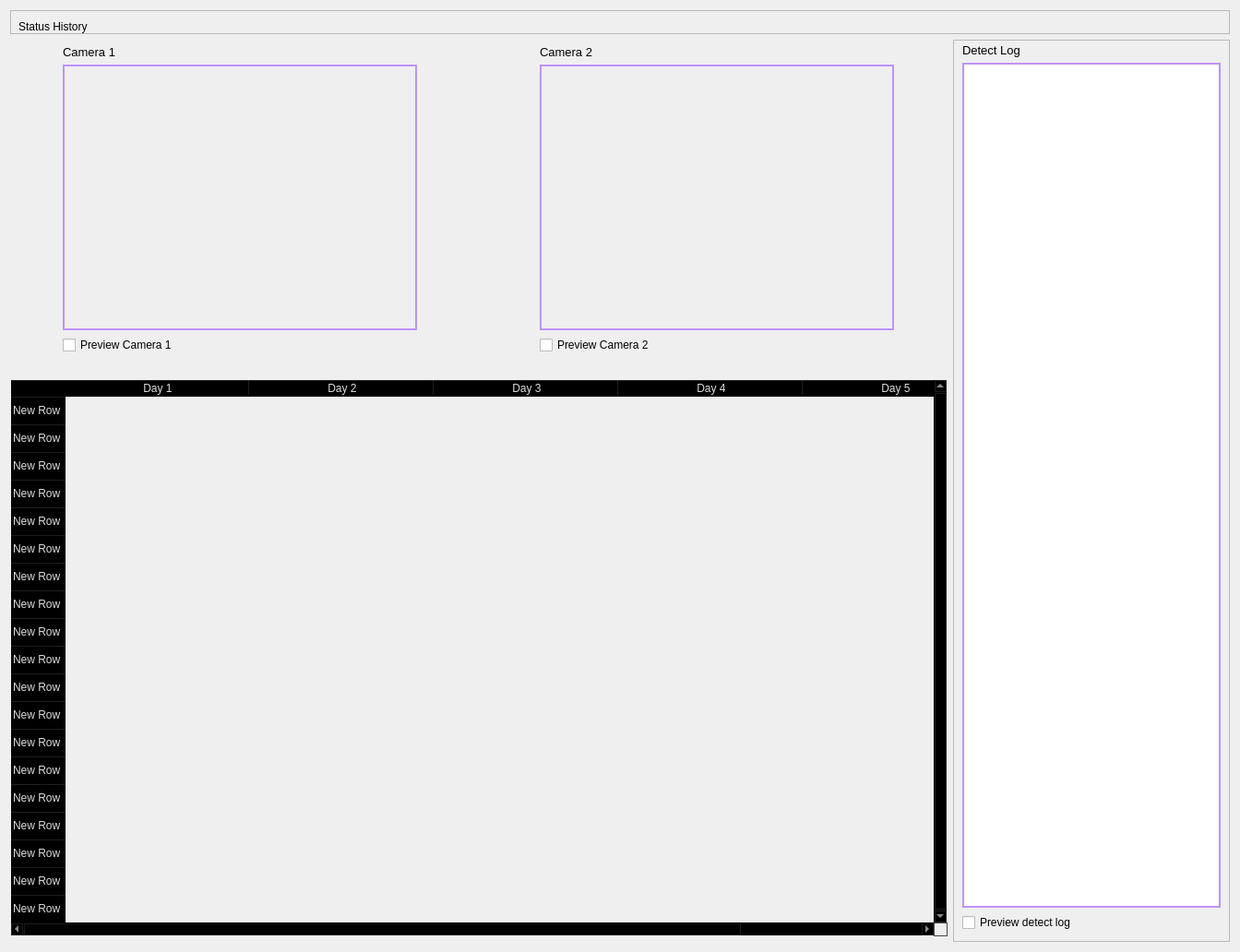
                     <widget class="QWidget" name="Status">
                      <property name="styleSheet">
                       <string notr="true"/>
                      </property>
                      <layout class="QGridLayout" name="gridLayout_3">
                       <item row="1" column="0">
                        <widget class="QWidget" name="row_8" native="true">
                         <property name="sizePolicy">
                          <sizepolicy hsizetype="Expanding" vsizetype="Expanding">
                           <horstretch>0</horstretch>
                           <verstretch>0</verstretch>
                          </sizepolicy>
                         </property>
                         <property name="minimumSize">
                          <size>
                           <width>0</width>
                           <height>350</height>
                          </size>
                         </property>
                         <property name="maximumSize">
                          <size>
                           <width>16777215</width>
                           <height>16777215</height>
                          </size>
                         </property>
                         <property name="layoutDirection">
                          <enum>Qt::LeftToRight</enum>
                         </property>
                         <property name="autoFillBackground">
                          <bool>false</bool>
                         </property>
                         <property name="styleSheet">
                          <string notr="true">/*border: 1px solid #73AD21;*/</string>
                         </property>
                         <layout class="QGridLayout" name="gridLayout_9">
                          <property name="leftMargin">
                           <number>9</number>
                          </property>
                          <property name="topMargin">
                           <number>0</number>
                          </property>
                          <property name="rightMargin">
                           <number>9</number>
                          </property>
                          <property name="bottomMargin">
                           <number>0</number>
                          </property>
                          <property name="horizontalSpacing">
                           <number>85</number>
                          </property>
                          <property name="verticalSpacing">
                           <number>0</number>
                          </property>
                          <item row="0" column="1">
                           <widget class="QLabel" name="labelBoxBlenderInstalation_10">
                            <property name="sizePolicy">
                             <sizepolicy hsizetype="Preferred" vsizetype="Fixed">
                              <horstretch>0</horstretch>
                              <verstretch>0</verstretch>
                             </sizepolicy>
                            </property>
                            <property name="font">
                             <font>
                              <pointsize>10</pointsize>
                              <italic>false</italic>
                              <bold>false</bold>
                             </font>
                            </property>
                            <property name="styleSheet">
                             <string notr="true"/>
                            </property>
                            <property name="text">
                             <string>Camera 2</string>
                            </property>
                           </widget>
                          </item>
                          <item row="0" column="0">
                           <widget class="QLabel" name="labelBoxBlenderInstalation_7">
                            <property name="sizePolicy">
                             <sizepolicy hsizetype="Preferred" vsizetype="Fixed">
                              <horstretch>0</horstretch>
                              <verstretch>0</verstretch>
                             </sizepolicy>
                            </property>
                            <property name="font">
                             <font>
                              <pointsize>10</pointsize>
                              <italic>false</italic>
                              <bold>false</bold>
                             </font>
                            </property>
                            <property name="styleSheet">
                             <string notr="true"/>
                            </property>
                            <property name="text">
                             <string>Camera 1</string>
                            </property>
                           </widget>
                          </item>
                          <item row="3" column="0">
                           <widget class="QCheckBox" name="pre_cam_1">
                            <property name="maximumSize">
                             <size>
                              <width>16777215</width>
                              <height>16777215</height>
                             </size>
                            </property>
                            <property name="text">
                             <string>Preview Camera 1</string>
                            </property>
                           </widget>
                          </item>
                          <item row="2" column="0">
                           <widget class="QFrame" name="Camera_Frame_1">
                            <property name="minimumSize">
                             <size>
                              <width>384</width>
                              <height>288</height>
                             </size>
                            </property>
                            <property name="maximumSize">
                             <size>
                              <width>384</width>
                              <height>288</height>
                             </size>
                            </property>
                            <property name="styleSheet">
                             <string notr="true">border: 2px solid #bd93f9;
background-position: center;
background-repeat: no-repeat;
background-image: url(:/images/images/images/PyDracula.png)

</string>
                            </property>
                            <property name="frameShape">
                             <enum>QFrame::StyledPanel</enum>
                            </property>
                            <property name="frameShadow">
                             <enum>QFrame::Raised</enum>
                            </property>
                            <layout class="QVBoxLayout" name="Camera_Frame_1_Layout">
                             <property name="spacing">
                              <number>0</number>
                             </property>
                             <property name="leftMargin">
                              <number>0</number>
                             </property>
                             <property name="topMargin">
                              <number>0</number>
                             </property>
                             <property name="rightMargin">
                              <number>0</number>
                             </property>
                             <property name="bottomMargin">
                              <number>0</number>
                             </property>
                            </layout>
                           </widget>
                          </item>
                          <item row="3" column="1">
                           <widget class="QCheckBox" name="pre_cam_2">
                            <property name="maximumSize">
                             <size>
                              <width>16777215</width>
                              <height>16777215</height>
                             </size>
                            </property>
                            <property name="text">
                             <string>Preview Camera 2</string>
                            </property>
                           </widget>
                          </item>
                          <item row="2" column="1">
                           <widget class="QFrame" name="Camera_Frame_2">
                            <property name="minimumSize">
                             <size>
                              <width>384</width>
                              <height>288</height>
                             </size>
                            </property>
                            <property name="maximumSize">
                             <size>
                              <width>384</width>
                              <height>288</height>
                             </size>
                            </property>
                            <property name="styleSheet">
                             <string notr="true">border: 2px solid #bd93f9;
background-position: center;
background-repeat: no-repeat;
background-image: url(:/images/images/images/PyDracula.png)

</string>
                            </property>
                            <property name="frameShape">
                             <enum>QFrame::StyledPanel</enum>
                            </property>
                            <property name="frameShadow">
                             <enum>QFrame::Raised</enum>
                            </property>
                            <layout class="QVBoxLayout" name="Camera_Frame_1_Layout_3">
                             <property name="spacing">
                              <number>0</number>
                             </property>
                             <property name="leftMargin">
                              <number>0</number>
                             </property>
                             <property name="topMargin">
                              <number>0</number>
                             </property>
                             <property name="rightMargin">
                              <number>0</number>
                             </property>
                             <property name="bottomMargin">
                              <number>0</number>
                             </property>
                            </layout>
                           </widget>
                          </item>
                         </layout>
                        </widget>
                       </item>
                       <item row="0" column="0" colspan="2">
                        <widget class="QFrame" name="row_7">
                         <property name="frameShape">
                          <enum>QFrame::StyledPanel</enum>
                         </property>
                         <property name="frameShadow">
                          <enum>QFrame::Raised</enum>
                         </property>
                         <layout class="QVBoxLayout" name="verticalLayout_36">
                          <property name="spacing">
                           <number>0</number>
                          </property>
                          <property name="leftMargin">
                           <number>8</number>
                          </property>
                          <property name="topMargin">
                           <number>10</number>
                          </property>
                          <property name="rightMargin">
                           <number>11</number>
                          </property>
                          <property name="bottomMargin">
                           <number>0</number>
                          </property>
                          <item>
                           <widget class="QLabel" name="label_3">
                            <property name="text">
                             <string>Status History</string>
                            </property>
                           </widget>
                          </item>
                         </layout>
                        </widget>
                       </item>
                       <item row="4" column="0">
                        <widget class="QTableWidget" name="Status_Widgets">
                         <property name="sizePolicy">
                          <sizepolicy hsizetype="Expanding" vsizetype="Expanding">
                           <horstretch>0</horstretch>
                           <verstretch>0</verstretch>
                          </sizepolicy>
                         </property>
                         <property name="palette">
                          <palette>
                           <active>
                            <colorrole role="WindowText">
                             <brush brushstyle="SolidPattern">
                              <color alpha="255">
                               <red>221</red>
                               <green>221</green>
                               <blue>221</blue>
                              </color>
                             </brush>
                            </colorrole>
                            <colorrole role="Button">
                             <brush brushstyle="SolidPattern">
                              <color alpha="0">
                               <red>0</red>
                               <green>0</green>
                               <blue>0</blue>
                              </color>
                             </brush>
                            </colorrole>
                            <colorrole role="Text">
                             <brush brushstyle="SolidPattern">
                              <color alpha="255">
                               <red>221</red>
                               <green>221</green>
                               <blue>221</blue>
                              </color>
                             </brush>
                            </colorrole>
                            <colorrole role="ButtonText">
                             <brush brushstyle="SolidPattern">
                              <color alpha="255">
                               <red>221</red>
                               <green>221</green>
                               <blue>221</blue>
                              </color>
                             </brush>
                            </colorrole>
                            <colorrole role="Base">
                             <brush brushstyle="NoBrush">
                              <color alpha="255">
                               <red>0</red>
                               <green>0</green>
                               <blue>0</blue>
                              </color>
                             </brush>
                            </colorrole>
                            <colorrole role="Window">
                             <brush brushstyle="SolidPattern">
                              <color alpha="0">
                               <red>0</red>
                               <green>0</green>
                               <blue>0</blue>
                              </color>
                             </brush>
                            </colorrole>
                            <colorrole role="PlaceholderText">
                             <brush brushstyle="SolidPattern">
                              <color alpha="255">
                               <red>221</red>
                               <green>221</green>
                               <blue>221</blue>
                              </color>
                             </brush>
                            </colorrole>
                           </active>
                           <inactive>
                            <colorrole role="WindowText">
                             <brush brushstyle="SolidPattern">
                              <color alpha="255">
                               <red>221</red>
                               <green>221</green>
                               <blue>221</blue>
                              </color>
                             </brush>
                            </colorrole>
                            <colorrole role="Button">
                             <brush brushstyle="SolidPattern">
                              <color alpha="0">
                               <red>0</red>
                               <green>0</green>
                               <blue>0</blue>
                              </color>
                             </brush>
                            </colorrole>
                            <colorrole role="Text">
                             <brush brushstyle="SolidPattern">
                              <color alpha="255">
                               <red>221</red>
                               <green>221</green>
                               <blue>221</blue>
                              </color>
                             </brush>
                            </colorrole>
                            <colorrole role="ButtonText">
                             <brush brushstyle="SolidPattern">
                              <color alpha="255">
                               <red>221</red>
                               <green>221</green>
                               <blue>221</blue>
                              </color>
                             </brush>
                            </colorrole>
                            <colorrole role="Base">
                             <brush brushstyle="NoBrush">
                              <color alpha="255">
                               <red>0</red>
                               <green>0</green>
                               <blue>0</blue>
                              </color>
                             </brush>
                            </colorrole>
                            <colorrole role="Window">
                             <brush brushstyle="SolidPattern">
                              <color alpha="0">
                               <red>0</red>
                               <green>0</green>
                               <blue>0</blue>
                              </color>
                             </brush>
                            </colorrole>
                            <colorrole role="PlaceholderText">
                             <brush brushstyle="SolidPattern">
                              <color alpha="255">
                               <red>221</red>
                               <green>221</green>
                               <blue>221</blue>
                              </color>
                             </brush>
                            </colorrole>
                           </inactive>
                           <disabled>
                            <colorrole role="WindowText">
                             <brush brushstyle="SolidPattern">
                              <color alpha="255">
                               <red>221</red>
                               <green>221</green>
                               <blue>221</blue>
                              </color>
                             </brush>
                            </colorrole>
                            <colorrole role="Button">
                             <brush brushstyle="SolidPattern">
                              <color alpha="0">
                               <red>0</red>
                               <green>0</green>
                               <blue>0</blue>
                              </color>
                             </brush>
                            </colorrole>
                            <colorrole role="Text">
                             <brush brushstyle="SolidPattern">
                              <color alpha="255">
                               <red>221</red>
                               <green>221</green>
                               <blue>221</blue>
                              </color>
                             </brush>
                            </colorrole>
                            <colorrole role="ButtonText">
                             <brush brushstyle="SolidPattern">
                              <color alpha="255">
                               <red>221</red>
                               <green>221</green>
                               <blue>221</blue>
                              </color>
                             </brush>
                            </colorrole>
                            <colorrole role="Base">
                             <brush brushstyle="NoBrush">
                              <color alpha="255">
                               <red>0</red>
                               <green>0</green>
                               <blue>0</blue>
                              </color>
                             </brush>
                            </colorrole>
                            <colorrole role="Window">
                             <brush brushstyle="SolidPattern">
                              <color alpha="0">
                               <red>0</red>
                               <green>0</green>
                               <blue>0</blue>
                              </color>
                             </brush>
                            </colorrole>
                            <colorrole role="PlaceholderText">
                             <brush brushstyle="SolidPattern">
                              <color alpha="255">
                               <red>221</red>
                               <green>221</green>
                               <blue>221</blue>
                              </color>
                             </brush>
                            </colorrole>
                           </disabled>
                          </palette>
                         </property>
                         <property name="frameShape">
                          <enum>QFrame::StyledPanel</enum>
                         </property>
                         <property name="verticalScrollBarPolicy">
                          <enum>Qt::ScrollBarAlwaysOn</enum>
                         </property>
                         <property name="sizeAdjustPolicy">
                          <enum>QAbstractScrollArea::AdjustToContents</enum>
                         </property>
                         <property name="editTriggers">
                          <set>QAbstractItemView::NoEditTriggers</set>
                         </property>
                         <property name="selectionMode">
                          <enum>QAbstractItemView::SingleSelection</enum>
                         </property>
                         <property name="selectionBehavior">
                          <enum>QAbstractItemView::SelectRows</enum>
                         </property>
                         <property name="showGrid">
                          <bool>true</bool>
                         </property>
                         <property name="gridStyle">
                          <enum>Qt::SolidLine</enum>
                         </property>
                         <property name="sortingEnabled">
                          <bool>false</bool>
                         </property>
                         <attribute name="horizontalHeaderVisible">
                          <bool>true</bool>
                         </attribute>
                         <attribute name="horizontalHeaderCascadingSectionResizes">
                          <bool>false</bool>
                         </attribute>
                         <attribute name="horizontalHeaderDefaultSectionSize">
                          <number>200</number>
                         </attribute>
                         <attribute name="horizontalHeaderShowSortIndicator" stdset="0">
                          <bool>false</bool>
                         </attribute>
                         <attribute name="horizontalHeaderStretchLastSection">
                          <bool>true</bool>
                         </attribute>
                         <attribute name="verticalHeaderCascadingSectionResizes">
                          <bool>false</bool>
                         </attribute>
                         <attribute name="verticalHeaderHighlightSections">
                          <bool>false</bool>
                         </attribute>
                         <attribute name="verticalHeaderShowSortIndicator" stdset="0">
                          <bool>false</bool>
                         </attribute>
                         <attribute name="verticalHeaderStretchLastSection">
                          <bool>false</bool>
                         </attribute>
                         <row>
                          <property name="text">
                           <string>New Row</string>
                          </property>
                         </row>
                         <row>
                          <property name="text">
                           <string>New Row</string>
                          </property>
                         </row>
                         <row>
                          <property name="text">
                           <string>New Row</string>
                          </property>
                         </row>
                         <row>
                          <property name="text">
                           <string>New Row</string>
                          </property>
                         </row>
                         <row>
                          <property name="text">
                           <string>New Row</string>
                          </property>
                         </row>
                         <row>
                          <property name="text">
                           <string>New Row</string>
                          </property>
                         </row>
                         <row>
                          <property name="text">
                           <string>New Row</string>
                          </property>
                         </row>
                         <row>
                          <property name="text">
                           <string>New Row</string>
                          </property>
                         </row>
                         <row>
                          <property name="text">
                           <string>New Row</string>
                          </property>
                         </row>
                         <row>
                          <property name="text">
                           <string>New Row</string>
                          </property>
                         </row>
                         <row>
                          <property name="text">
                           <string>New Row</string>
                          </property>
                         </row>
                         <row>
                          <property name="text">
                           <string>New Row</string>
                          </property>
                         </row>
                         <row>
                          <property name="text">
                           <string>New Row</string>
                          </property>
                         </row>
                         <row>
                          <property name="text">
                           <string>New Row</string>
                          </property>
                         </row>
                         <row>
                          <property name="text">
                           <string>New Row</string>
                          </property>
                         </row>
                         <row>
                          <property name="text">
                           <string>New Row</string>
                          </property>
                         </row>
                         <row>
                          <property name="text">
                           <string>New Row</string>
                          </property>
                         </row>
                         <row>
                          <property name="text">
                           <string>New Row</string>
                          </property>
                         </row>
                         <row>
                          <property name="text">
                           <string>New Row</string>
                          </property>
                         </row>
                         <column>
                          <property name="text">
                           <string>Day 1</string>
                          </property>
                         </column>
                         <column>
                          <property name="text">
                           <string>Day 2</string>
                          </property>
                         </column>
                         <column>
                          <property name="text">
                           <string>Day 3</string>
                          </property>
                         </column>
                         <column>
                          <property name="text">
                           <string>Day 4</string>
                          </property>
                         </column>
                         <column>
                          <property name="text">
                           <string>Day 5</string>
                          </property>
                         </column>
                        </widget>
                       </item>
                       <item row="1" column="1" rowspan="5">
                        <widget class="QFrame" name="frame_2">
                         <property name="sizePolicy">
                          <sizepolicy hsizetype="Fixed" vsizetype="Preferred">
                           <horstretch>0</horstretch>
                           <verstretch>0</verstretch>
                          </sizepolicy>
                         </property>
                         <property name="minimumSize">
                          <size>
                           <width>300</width>
                           <height>0</height>
                          </size>
                         </property>
                         <property name="maximumSize">
                          <size>
                           <width>300</width>
                           <height>16777215</height>
                          </size>
                         </property>
                         <property name="frameShape">
                          <enum>QFrame::StyledPanel</enum>
                         </property>
                         <property name="frameShadow">
                          <enum>QFrame::Raised</enum>
                         </property>
                         <layout class="QVBoxLayout" name="verticalLayout_28">
                          <property name="spacing">
                           <number>6</number>
                          </property>
                          <property name="topMargin">
                           <number>3</number>
                          </property>
                          <property name="bottomMargin">
                           <number>10</number>
                          </property>
                          <item>
                           <widget class="QLabel" name="labelBoxBlenderInstalation_8">
                            <property name="sizePolicy">
                             <sizepolicy hsizetype="Preferred" vsizetype="Fixed">
                              <horstretch>0</horstretch>
                              <verstretch>0</verstretch>
                             </sizepolicy>
                            </property>
                            <property name="font">
                             <font>
                              <pointsize>10</pointsize>
                              <italic>false</italic>
                              <bold>false</bold>
                             </font>
                            </property>
                            <property name="styleSheet">
                             <string notr="true"/>
                            </property>
                            <property name="text">
                             <string>Detect Log</string>
                            </property>
                           </widget>
                          </item>
                          <item>
                           <widget class="QTextBrowser" name="Detect_LOG">
                            <property name="styleSheet">
                             <string notr="true">border: 2px solid #bd93f9;
</string>
                            </property>
                            <property name="html">
                             <string>&lt;!DOCTYPE HTML PUBLIC &quot;-//W3C//DTD HTML 4.0//EN&quot; &quot;http://www.w3.org/TR/REC-html40/strict.dtd&quot;&gt;
&lt;html&gt;&lt;head&gt;&lt;meta name=&quot;qrichtext&quot; content=&quot;1&quot; /&gt;&lt;meta charset=&quot;utf-8&quot; /&gt;&lt;style type=&quot;text/css&quot;&gt;
p, li { white-space: pre-wrap; }
&lt;/style&gt;&lt;/head&gt;&lt;body style=&quot; font-family:'Segoe UI'; font-size:10pt; font-weight:400; font-style:normal;&quot;&gt;
&lt;p style=&quot;-qt-paragraph-type:empty; margin-top:0px; margin-bottom:0px; margin-left:0px; margin-right:0px; -qt-block-indent:0; text-indent:0px;&quot;&gt;&lt;br /&gt;&lt;/p&gt;&lt;/body&gt;&lt;/html&gt;</string>
                            </property>
                           </widget>
                          </item>
                          <item>
                           <widget class="QCheckBox" name="pre_log">
                            <property name="maximumSize">
                             <size>
                              <width>320</width>
                              <height>16777215</height>
                             </size>
                            </property>
                            <property name="text">
                             <string>Preview detect log</string>
                            </property>
                           </widget>
                          </item>
                         </layout>
                        </widget>
                       </item>
                      </layout>
                     </widget>
